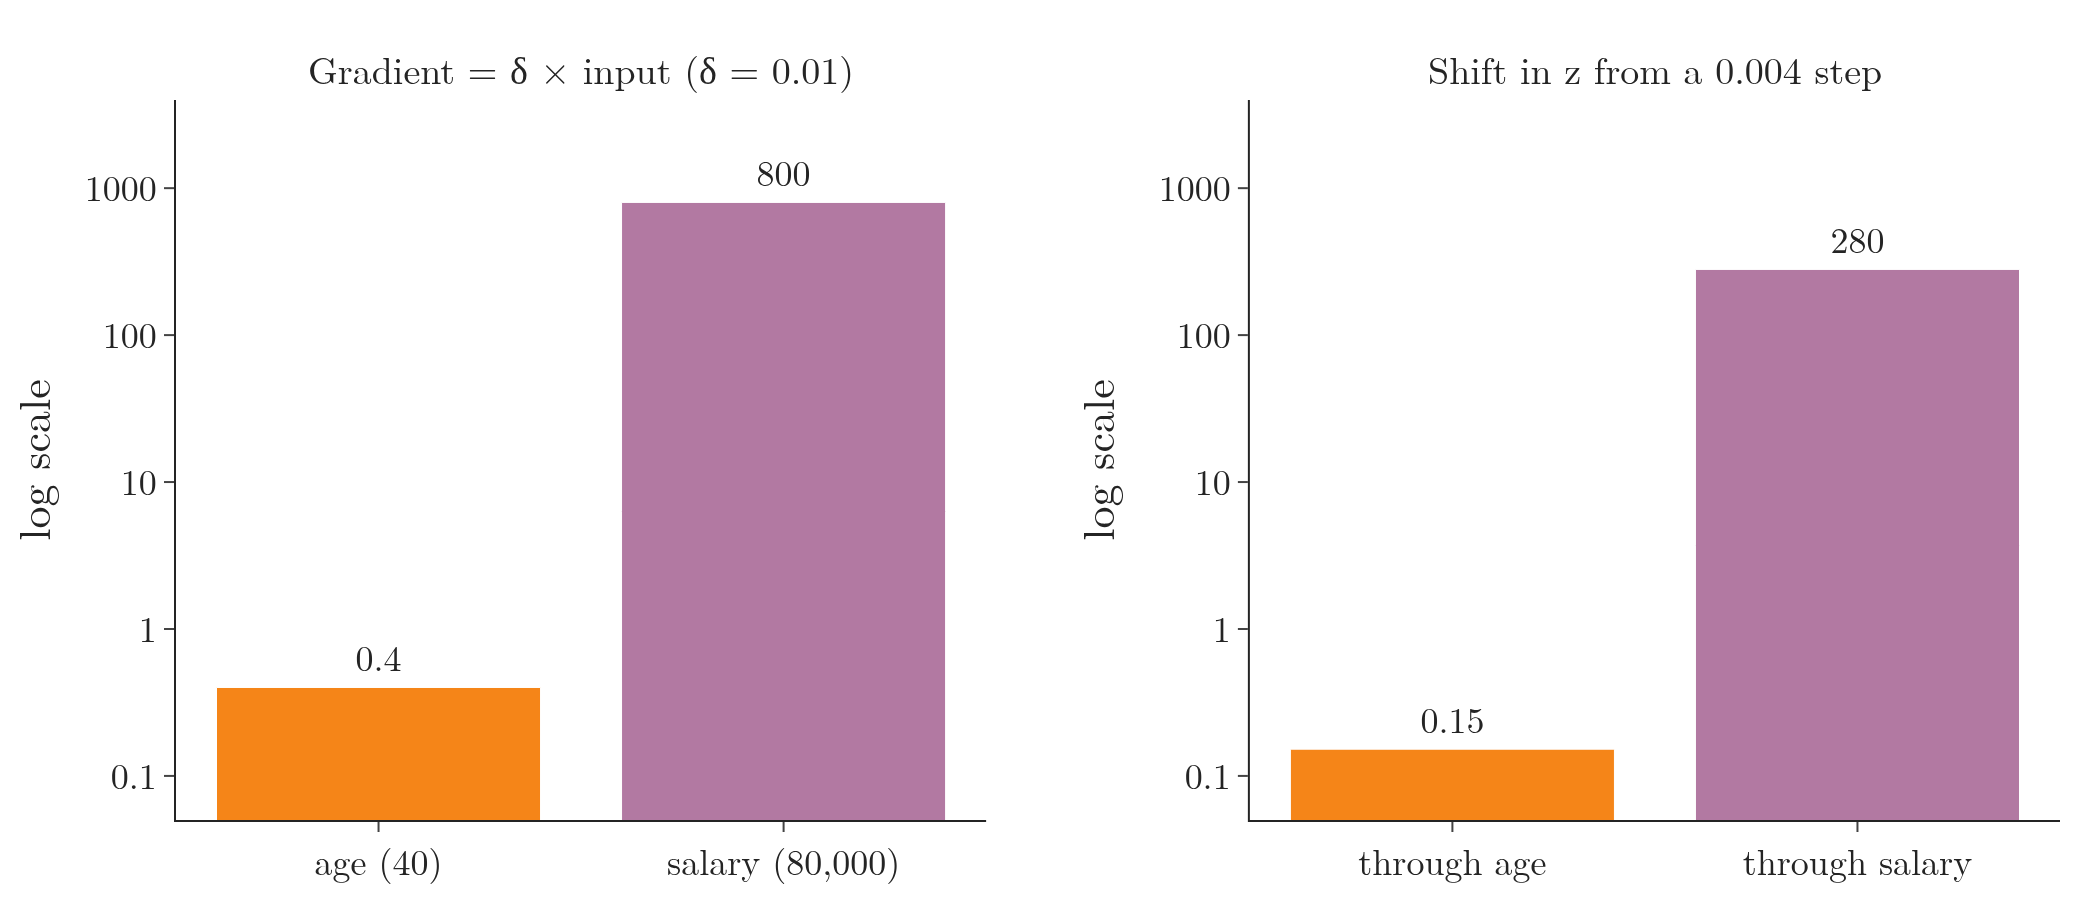

Write the Python code that produced this figure.
"""Section 4.1's worked example as bars (log scale): the gradient of each weight is delta times its input,
and the same Adam-sized step moves z far more through salary than through age (Plotly)."""
from pathlib import Path
from plotly.subplots import make_subplots
from common import ORANGE, PURPLE, FONT

here = Path(__file__).parent
delta, age, salary = 0.01, 40, 80_000
g = [delta * age, delta * salary]
assert g == [0.4, 800] and g[1] / g[0] == 2000
step, mean_age, mean_sal = 0.004, 38, 70_000                       # first-epoch weight change, typical inputs
dz = [step * mean_age, step * mean_sal]
assert round(dz[0], 2) == 0.15 and dz[1] == 280
fig = make_subplots(1, 2, horizontal_spacing=0.14,
                    subplot_titles=["Gradient = δ × input (δ = 0.01)", "Shift in z from a 0.004 step"])
labels = ["age (40)", "salary (80,000)"]
fig.add_bar(x=labels, y=g, marker_color=[ORANGE, PURPLE], text=["0.4", "800"], textposition="outside",
            showlegend=False, row=1, col=1)
fig.add_bar(x=["through age", "through salary"], y=dz, marker_color=[ORANGE, PURPLE], text=["0.15", "280"],
            textposition="outside", showlegend=False, row=1, col=2)
fig.update_yaxes(type="log", range=[-1.3, 3.6], title="log scale", tickvals=[0.1, 1, 10, 100, 1000])
fig.update_layout(template="simple_white", width=1050, height=460, font=dict(FONT, size=18),
                  margin=dict(l=70, r=20, t=50, b=50))
fig.update_annotations(font_size=19)
fig.write_image(here / "knob_example.png", scale=2)
fig.write_image(here / "knob_example.pdf")
